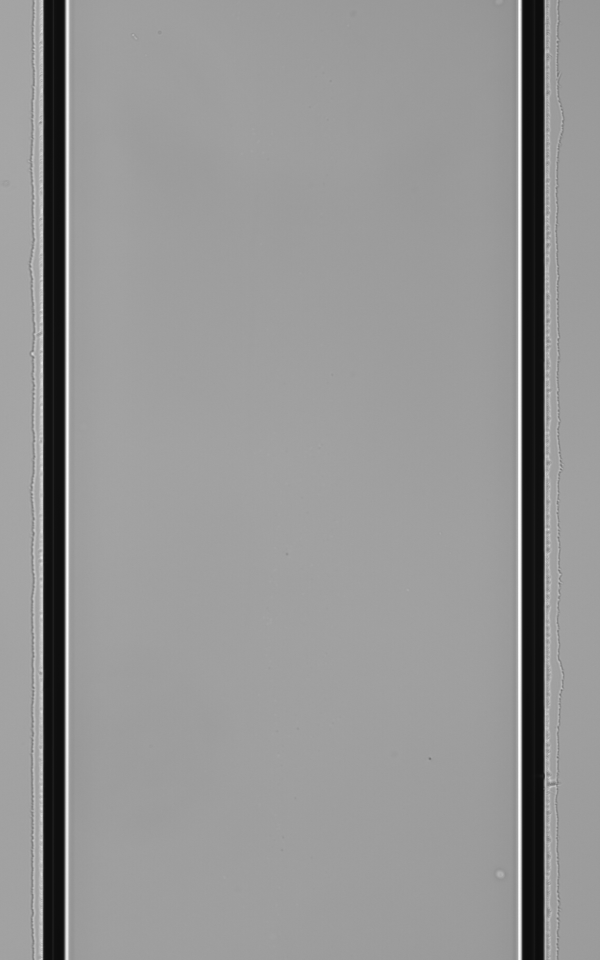
#> input picture example_image/cal_image_000001.tif, 1200 x 1920 px, found by its file name (shown at 1/2 size)
$ python seg_partles_simulate.py   (older library calls are emulated)
#> lines starting #> are read from the running program, lines starting #| are printed output that depends on the picture; after the words box and inside, x2 and y2 are one past the last pixel; in counts of white or black regions, pixels touching at a corner belong together; pictures that were not available may be replaced by others from this repository, and a replacement may not be noted
# -*- coding: utf-8 -*-
"""
Created on Thu May  9 17:10:02 2024

@author: cqsfdu
"""

import numpy as np
import cv2
import os

# path0 = "D://shanxi normal university/10um for PS&MO/"
path0 = "F://fudan2024_2/202412/to_cqs/4K-5_run/"
path1 = "G://newbeads/5um_for_con1/"

# img0 = cv2.imread("G:\newbeads\6um 20241009 for Con", 0)
# img1 = cv2.imread("D://FlowCam_Test_Report/Henlius_repeatablity_Thermo_Duke_0.5ml_20191025_3_deselected/Henlius_repeatablity_Thermo_Duke_0.5ml_20191025_3_deselected_000001.tif", 1)
img2 = cv2.imread("F://fudan2024_1/202406/newset/cal_image_000001.tif", 1)
#> img2 is the input picture: shape (1920, 1200, 3); min 12, max 255, mean 148.8
# [5 lines of commented-out code are left out]

def edge_smmothing(col_index, row_index, height, width, img_target):
    if col_index > 3:
        #print(np.mean(np.int16(img_target[col_index-3, row_index:row_index+width])-np.int16(img_target[col_index+1, row_index:row_index+width])))
        img_target[col_index-2, row_index:row_index+width] = np.uint8(0.8*img_target[col_index-3, row_index:row_index+width]
                                                                      + 0.2*img_target[col_index+2, row_index:row_index+width])
        img_target[col_index-1, row_index:row_index+width] = np.uint8(0.6*img_target[col_index-3, row_index:row_index+width]
                                                                      + 0.4*img_target[col_index+2, row_index:row_index+width])
        img_target[col_index, row_index:row_index+width] = np.uint8(0.4*img_target[col_index-3, row_index:row_index+width]
                                                                      + 0.6*img_target[col_index+2, row_index:row_index+width])
        img_target[col_index+1, row_index:row_index+width] = np.uint8(0.2*img_target[col_index-3, row_index:row_index+width]
                                                                    + 0.8*img_target[col_index+2, row_index:row_index+width])
    if row_index > 3:
        img_target[col_index:col_index+height, row_index-2] = np.uint8(0.8*img_target[col_index:col_index+height, row_index-3]
                                                                      + 0.2*img_target[col_index:col_index+height, row_index+2])
        img_target[col_index:col_index+height, row_index-1] = np.uint8(0.6*img_target[col_index:col_index+height, row_index-3]
                                                                      + 0.4*img_target[col_index:col_index+height, row_index+2])
        img_target[col_index:col_index+height, row_index] = np.uint8(0.4*img_target[col_index:col_index+height, row_index-3]
                                                                      + 0.6*img_target[col_index:col_index+height, row_index+2])
        img_target[col_index:col_index+height, row_index+1] = np.uint8(0.2*img_target[col_index:col_index+height, row_index-3]
                                                                    + 0.8*img_target[col_index:col_index+height, row_index+2])
    if (col_index + height) < 254:
        img_target[col_index+height+1, row_index:row_index+width] = np.uint8(0.8*img_target[col_index+height+2, row_index:row_index+width]
                                                                             + 0.2*img_target[col_index+height-3, row_index:row_index+width])
        img_target[col_index+height, row_index:row_index+width] = np.uint8(0.6*img_target[col_index+height+2, row_index:row_index+width]
                                                                             + 0.4*img_target[col_index+height-3, row_index:row_index+width])
        img_target[col_index+height-1, row_index:row_index+width] = np.uint8(0.4*img_target[col_index+height+2, row_index:row_index+width]
                                                                             + 0.6*img_target[col_index+height-3, row_index:row_index+width])
        img_target[col_index+height-2, row_index:row_index+width] = np.uint8(0.2*img_target[col_index+height+2, row_index:row_index+width]
                                                                           + 0.8*img_target[col_index+height-3, row_index:row_index+width])
    if (row_index + width) < 254:
        img_target[col_index:col_index+height, row_index+width+1] = np.uint8(0.8*img_target[col_index:col_index+height, row_index+width+2]
                                                                             + 0.2*img_target[col_index:col_index+height, row_index+width-3])
        img_target[col_index:col_index+height, row_index+width] = np.uint8(0.6*img_target[col_index:col_index+height, row_index+width+2]
                                                                             + 0.4*img_target[col_index:col_index+height, row_index+width-3])
        img_target[col_index:col_index+height, row_index+width-1] = np.uint8(0.4*img_target[col_index:col_index+height, row_index+width+2]
                                                                             + 0.6*img_target[col_index:col_index+height, row_index+width-3])
        img_target[col_index:col_index+height, row_index+width-2] = np.uint8(0.2*img_target[col_index:col_index+height, row_index+width+2]
                                                                           + 0.8*img_target[col_index:col_index+height, row_index+width-3])


def partle_pre_bkg(img_bkg, img, start_point0, start_point1):
    # start_point0 = np.int(np.floor((128 - img_size0)/2))
    # start_point1 = np.int(np.floor((128 - img_size1)/2))
    img_size0 = img.shape[0]
    img_size1 = img.shape[1]
    img_new = img_bkg
    #print(img_new.shape)
    img_new[start_point0:start_point0+img_size0, start_point1:start_point1+img_size1]=img
    # print(start_point0)
    edge_smmothing(start_point0, start_point1, img_size0, img_size1, img_new)
    return img_new

bkg_ori = np.int16(img2[876:1132, 320:576])
new_imgbk = np.uint8(np.copy(bkg_ori) + np.int16(np.random.randn(256,256,3)*1))
new_imgbko = np.int16(new_imgbk)
num_part = 0
for i in range(5):
    tiffilename = path0 + "4K-5 run1_" + str(i+17) + '.tif'
    # print(tiffilename)
    img0 = cv2.imread(tiffilename, 0)
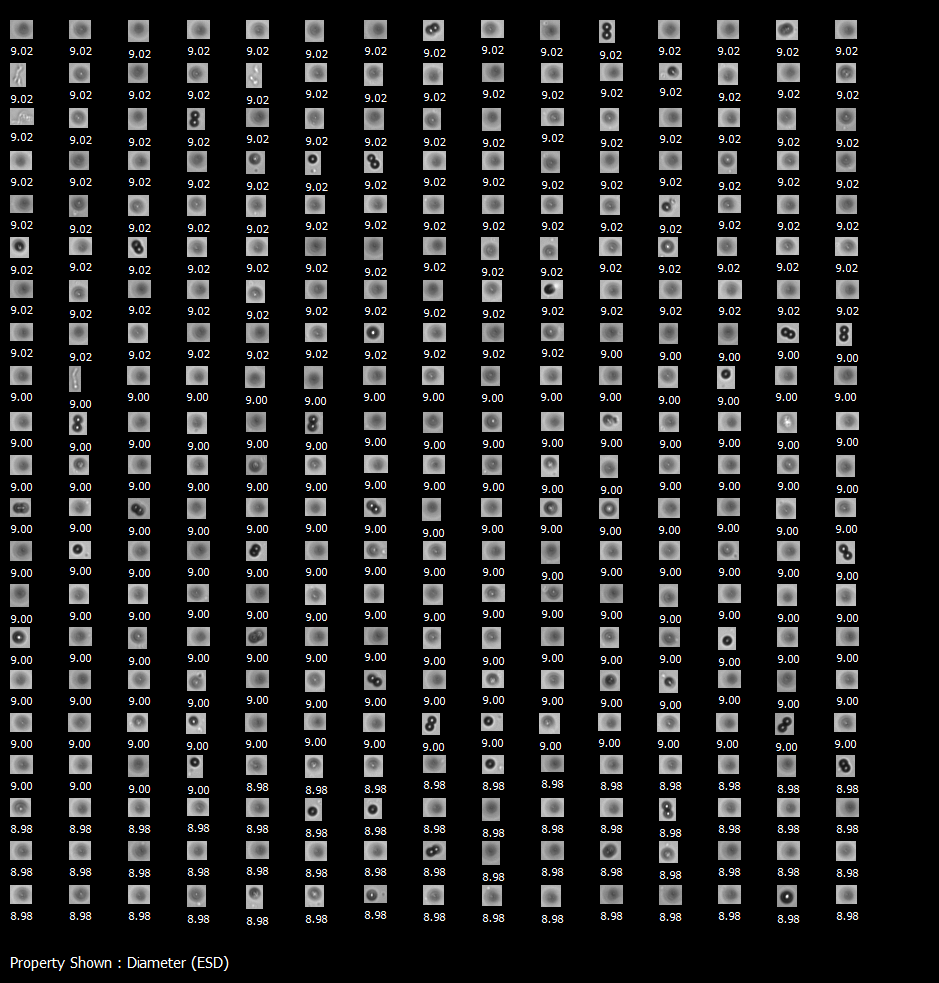
#> input picture example_image/6um 20241009 for Con_38.png, 939 x 983 px, given in place of 4K-5 run1_17.tif, which was not available
#> img0: shape (983, 939); min 0, max 255, mean 27.5
    # print(img0)
    img1 = cv2.imread(tiffilename, 1)
#> img1 is the input picture: shape (983, 939, 3); mean B, G, R 27.5, 27.4, 27.5
    retval, img_label = cv2.threshold(img0, 100, 255, cv2.THRESH_BINARY)
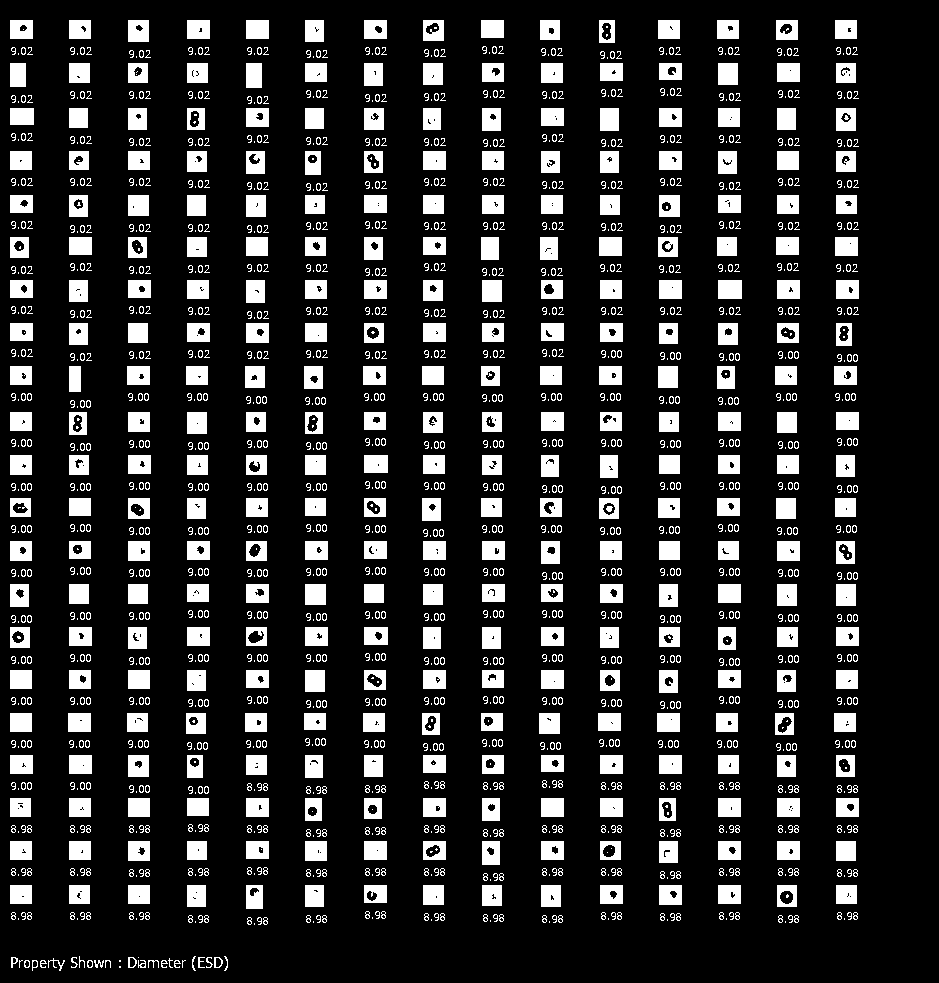
#> img_label: shape (983, 939); 15.7% white; 1675 white regions (509 under 20 px)
    contours, hierarchy = cv2.findContours(img_label,cv2.RETR_EXTERNAL,cv2.CHAIN_APPROX_NONE)
#> contours = 1601 contours, 764 with area under 20; largest, box (x1, y1, x2, y2) and area: (128, 755, 149, 777) 420, (128, 498, 150, 519) 420, (659, 195, 680, 217) 420, (128, 20, 149, 42) 420, (659, 885, 682, 905) 418
    cv2.drawContours(img1,contours,-1,(120,0,0),2)
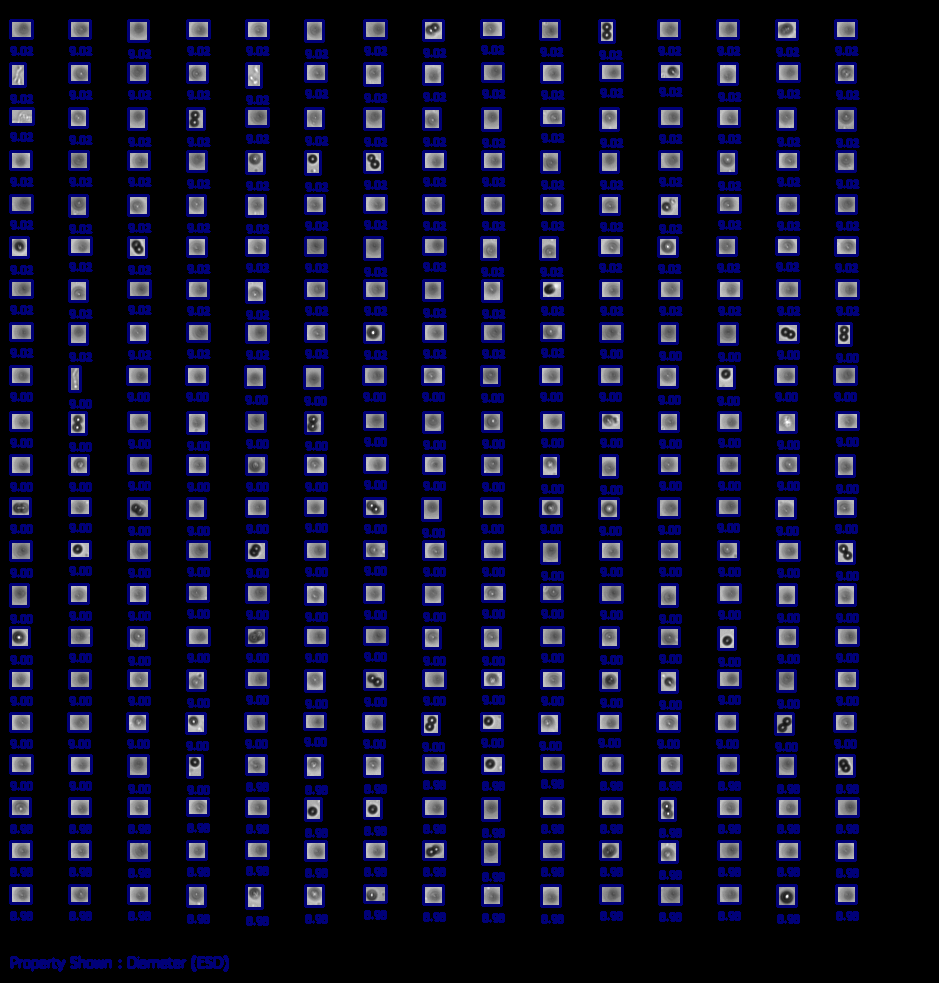
#> img1: shape (983, 939, 3); 14.38% of pixels changed, all inside (x1, y1, x2, y2) = (9, 19, 860, 972)
# cv2.imshow('origin',img1)
# cv2.waitKey(0)
# cv2.destroyAllWindows()

    for cont in contours:
    # print(cont.shape)
        cont0 = cont[:,0,:]
        start_y = np.min(cont0[:,1])+2
        start_x = np.min(cont0[:,0])+2
        end_y = np.max(cont0[:,1])-1
        end_x = np.max(cont0[:,0])-1
        if (end_y>start_y and end_x>start_x):
            img_tif = img1[start_y:end_y,start_x:end_x]
        else:
            continue
    # print(start_y,end_y,start_x,end_x,np.max(img_tif),np.min(img_tif))
        print(np.mean(img_tif[0,:,:]),np.mean(img_tif[:,0,:]))
        height_start = np.int(128-(end_y-start_y)/2)
        width_start = np.int(128-(end_x-start_x)/2)
    # [10 lines of commented-out code are left out]
        img_buf3 = np.int16((np.mean(img_tif[0,:,:]) + np.mean(img_tif[:,0,:]))/2-160)
        print(img_buf3)
        new_imgbko3 = np.uint8(new_imgbko + img_buf3)
        if len(cont0)>=40 and cv2.contourArea(cont0)>100:
            new_imgbko3 = partle_pre_bkg(new_imgbko3, img_tif, height_start, width_start)
            new_imgbko3 = cv2.convertScaleAbs(new_imgbko3, alpha=1.0, beta=-img_buf3)
            num_idx = str(num_part).zfill(6)
            cv2.imwrite(path1+num_idx+'.tif',new_imgbko3)
            num_part += 1
#> this loop made 1601 passes
#> (start_y, start_x, end_y, end_x, height_start, width_start, img_buf3) on passes 42 to 48: (919, 265, 923, 266, 126, 127, -125), (919, 259, 923, 260, 126, 127, -145), (919, 249, 923, 250, 126, 127, -125), (917, 796, 921, 797, 126, 127, -125), (917, 790, 921, 791, 126, 127, -145), (917, 780, 921, 781, 126, 127, -125), (917, 560, 921, 561, 126, 127, -125)
#> (start_y, start_x, end_y, end_x) on passes 61 to 66: (915, 672, 919, 673), (915, 662, 919, 663), (915, 442, 919, 443), (915, 436, 919, 437), (915, 426, 919, 427), (914, 855, 918, 856)
#> (printed output is left out)
#> after the loop, num_part = 315
#> (the run stopped early here; a loop or call above may not have finished)
